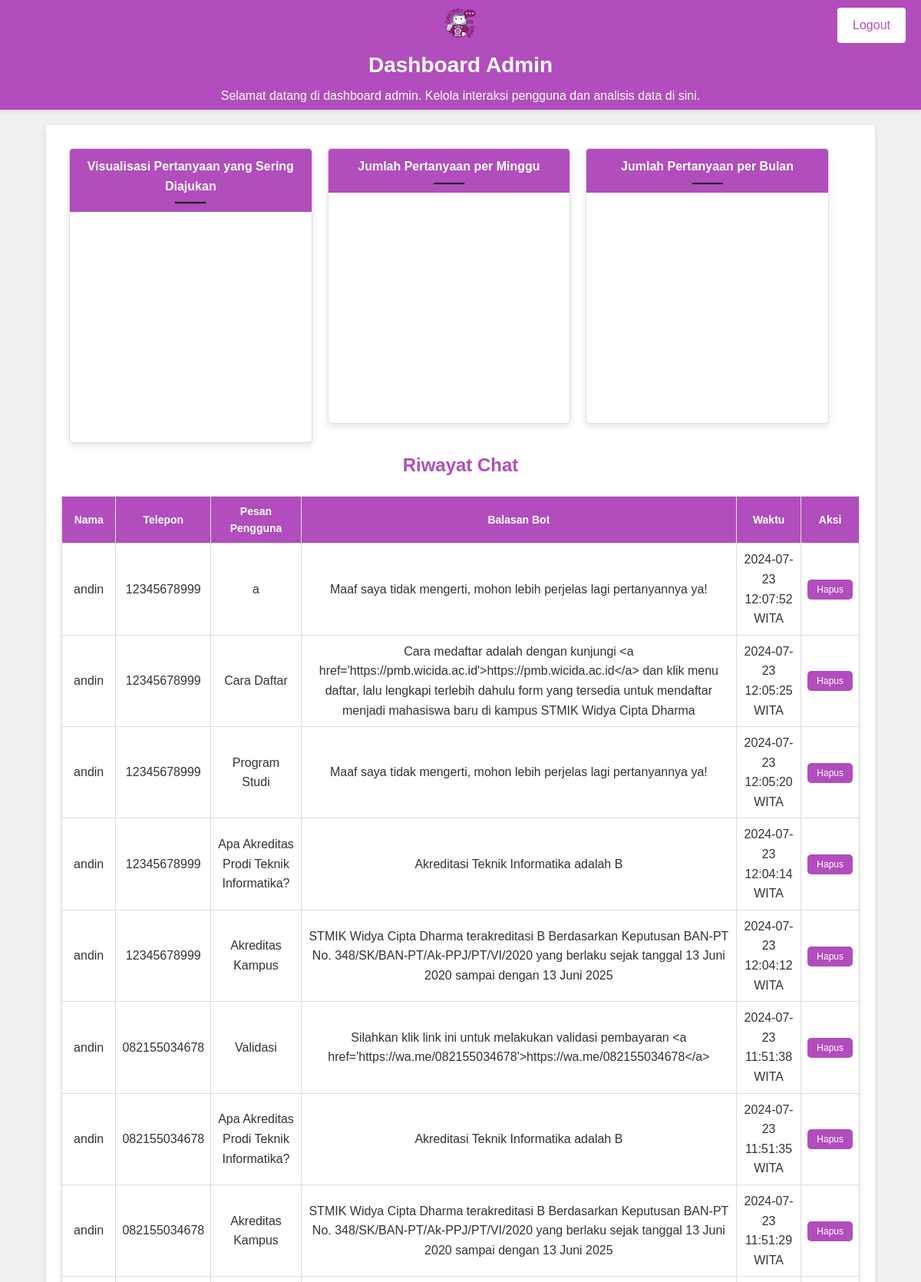
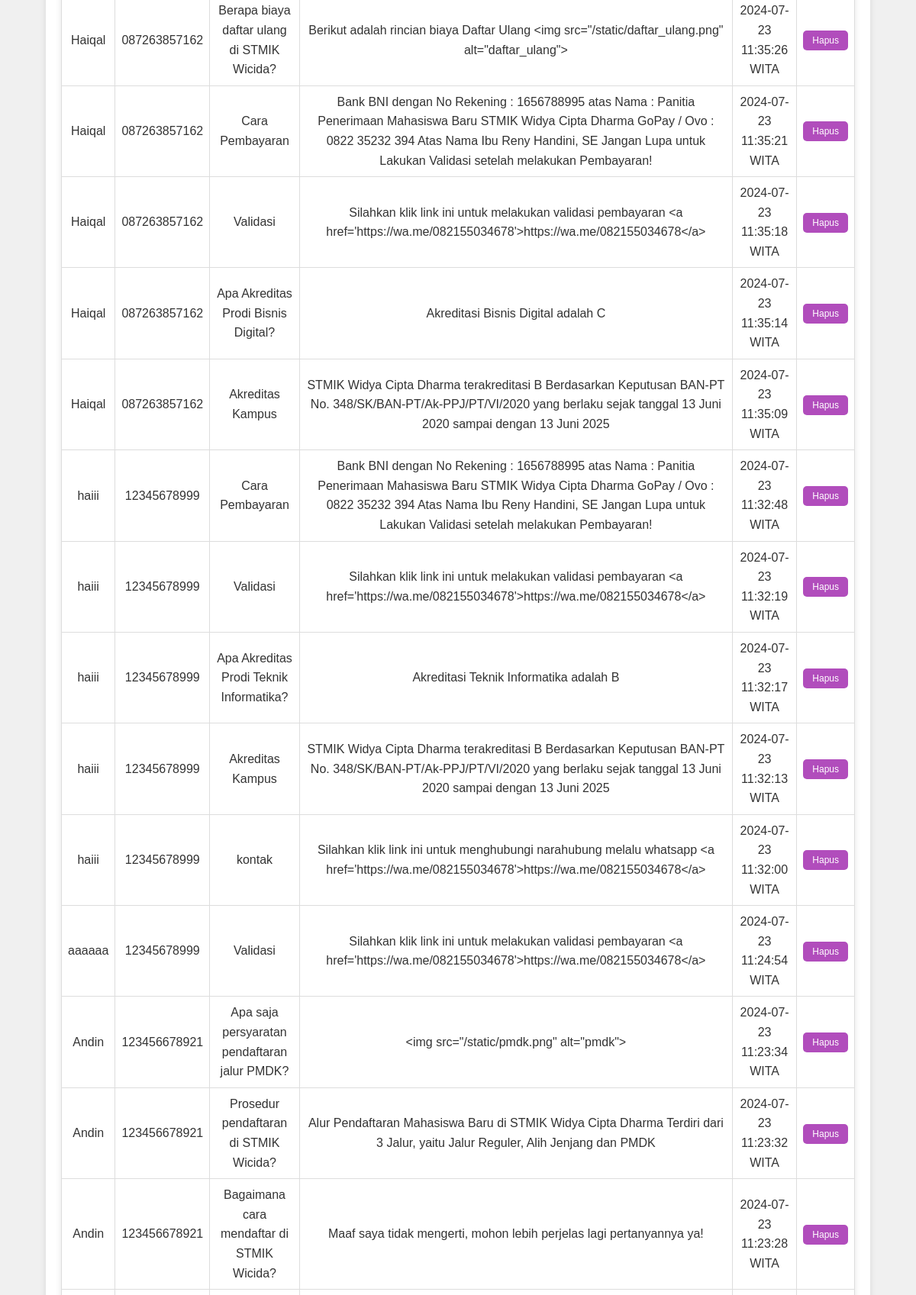
The page /admin (signed in, upper part) on the database its author committed (2 pictures, top to bottom).
### tables this page shows
CREATE TABLE chat_history (
                id INTEGER PRIMARY KEY AUTOINCREMENT,
                user_id INTEGER,
                user_message TEXT,
                bot_response TEXT,
                timestamp TIMESTAMP DEFAULT CURRENT_TIMESTAMP,
                FOREIGN KEY (user_id) REFERENCES users (id)
            );

CREATE TABLE users (
                id INTEGER PRIMARY KEY AUTOINCREMENT,
                name TEXT,
                phone TEXT
            );

### main.py (the view)
@app.route('/admin')
def admin_dashboard():
    if 'logged_in' in session and session['logged_in']:
        with sqlite3.connect('chat_history.db') as conn:
            cursor = conn.cursor()
            cursor.execute('''
                SELECT u.name, u.phone, ch.user_message, ch.bot_response, ch.timestamp, ch.id
                FROM chat_history ch
                JOIN users u ON ch.user_id = u.id
                ORDER BY ch.timestamp DESC
            ''')
            chat_history = cursor.fetchall()
        chat_history_wita = [
            (name, phone, user_message, bot_response, convert_to_wita(timestamp), id)
            for name, phone, user_message, bot_response, timestamp, id in chat_history
        ]
        return render_template('admin.html', chat_history=chat_history_wita)
    else:
        return redirect(url_for('login'))

### main.py (called while the page is built)
def convert_to_wita(timestamp_utc):
    tz_wita = pytz.timezone('Asia/Makassar')  # WITA (Waktu Indonesia Tengah)
    tz_utc = pytz.timezone('UTC')
    timestamp_utc = datetime.strptime(timestamp_utc, '%Y-%m-%d %H:%M:%S')
    timestamp_utc = tz_utc.localize(timestamp_utc)  # Add UTC timezone info
    timestamp_wita = timestamp_utc.astimezone(tz_wita)  # Convert to WITA timezone
    return timestamp_wita.strftime('%Y-%m-%d %H:%M:%S %Z')  # Format time to WITA

### templates/admin.html (shortened to what this page needs)
<!DOCTYPE html>
<html lang="id">
<head>
    <link rel="stylesheet" href="{{ url_for('static', filename='style.css') }}">
</head>
<body>
<header>
    <img src="{{ url_for('static', filename='chatbot_icon.png') }}" alt="Logo" class="logo">
    <h1>Dashboard Admin</h1>
    <p>Selamat datang di dashboard admin. Kelola interaksi pengguna dan analisis data di sini.</p>
    <a href="{{ url_for('logout') }}" class="logout-link">Logout</a>
</header>
<main>
    <div class="chart-container">
        <h2>Visualisasi Pertanyaan yang Sering Diajukan</h2>
        <div id="faq-chart"></div>
    </div>
    <div class="chart-container">
        <h2>Jumlah Pertanyaan per Minggu</h2>
        <div id="weekly-chart"></div>
    </div>
    <div class="chart-container">
        <h2>Jumlah Pertanyaan per Bulan</h2>
        <div id="monthly-chart"></div>
    </div>
    <h2 style="text-align: center;">Riwayat Chat</h2>
    <table>
        <thead>
            <tr>
                <th>Nama</th>
                <th>Telepon</th>
                <th>Pesan Pengguna</th>
                <th>Balasan Bot</th>
                <th>Waktu</th>
                <th>Aksi</th>
            </tr>
        </thead>
        <tbody>
            {% for name, phone, user_message, bot_response, timestamp, id in chat_history %}
            <tr>
                <td>{{ name }}</td>
                <td>{{ phone }}</td>
                <td>{{ user_message }}</td>
                <td>{{ bot_response }}</td>
                <td>{{ timestamp }}</td>
                <td>
                    <form action="{{ url_for('delete_message', message_id=id) }}" method="post" style="display: inline;">
                        <button class="action-btn" type="submit">Hapus</button>
                    </form>
                </td>
            </tr>
            {% endfor %}
        </tbody>
    </table>
</main>
</body>
</html>

### static/style.css (style rules this page uses)
body { background-color: #ffffff; color: #000000; font-family: Arial, sans-serif; margin: 0; }
header { background-color: #512DA8; color: #FFFFFF; padding: 10px; text-align: center; }
main { padding: 20px; }
table { width: 100%; border-collapse: collapse; margin-bottom: 20px; }
table, th, td { border: 1px solid #ddd; }
th, td { padding: 8px; text-align: left; }
th { background-color: #512DA8; color: #FFFFFF; }
* { margin: 0; padding: 0; box-sizing: border-box; }
body { font-family: Arial, sans-serif; line-height: 1.6; background-color: #f5f5f5; }
header { background-color: #fff; box-shadow: 0 2px 5px rgba(0,0,0,0.1); padding: 1rem 0; position: sticky; top: 0; z-index: 1000; }
header p { font-size: 16px; margin-top: 5px; }
.logo { width: 40px; height: 40px; margin-top: 5px; }
main { margin: 0 auto; width: 90%; max-width: 1200px; padding: 20px; background-color: #fff; box-shadow: 0 4px 8px rgba(0,0,0,0.1); border-radius: 5px; margin-top: 20px; }
h2 { color: #B14DBC; }
.chart-container { width: calc(33.33% - 30px); margin: 10px; float: left; border: 1px solid #ddd; border-radius: 5px; overflow: hidden; background-color: #fff; box-shadow: 0 4px 8px rgba(0,0,0,0.1); }
.chart-container h2 { background-color: #B14DBC; color: white; text-align: center; padding: 10px; margin: 0; font-size: 16px; border-bottom: 1px solid #B14DBC; }
.chart-container h2::after { content: ""; display: block; width: 40px; height: 2px; background-color: #0c050f; margin: 8px auto 0; }
.chart-container #faq-chart, .chart-container #weekly-chart, .chart-container #monthly-chart { width: 100%; height: 300px; align-items: center; }
table { width: 100%; border-collapse: collapse; background-color: #fff; box-shadow: 0 4px 8px rgba(0,0,0,0.1); margin-top: 20px; }
th, td { padding: 8px; text-align: center; border-bottom: 1px solid #ddd; }
th { background-color: #B14DBC; color: white; font-size: 14px; }
.action-btn { background-color: #B14DBC; color: white; border: none; padding: 6px 12px; text-align: center; text-decoration: none; display: inline-block; font-size: 12px; cursor: pointer; border-radius: 5px; transition: background-color 0.3s; }
.logout-link { position: absolute; top: 10px; right: 20px; background-color: #ffffff; color: #B14DBC; padding: 10px 20px; text-decoration: none; border-radius: 4px; transition: background-color 0.3s ease; }

### templates/admin.html (style rules this page uses)
body { font-family: Arial, sans-serif; background-color: #f0f0f0; color: #333; margin: 0; padding: 0; }
header { background-color: #B14DBC; color: white; text-align: center; padding: 5px; box-shadow: 0 2px 4px rgba(0,0,0,0.1); }
header h1 { margin: 5px 0; font-size: 28px; }
header p { font-size: 16px; margin-top: 5px; }
.logo { width: 40px; height: 40px; margin-top: 5px; }
main { margin: 0 auto; width: 90%; max-width: 1200px; padding: 20px; background-color: #fff; box-shadow: 0 4px 8px rgba(0,0,0,0.1); border-radius: 5px; margin-top: 20px; }
h2 { color: #B14DBC; }
.chart-container { width: calc(33.33% - 30px); margin: 10px; float: left; border: 1px solid #ddd; border-radius: 5px; overflow: hidden; background-color: #fff; box-shadow: 0 4px 8px rgba(0,0,0,0.1); }
.chart-container h2 { background-color: #B14DBC; color: white; text-align: center; padding: 10px; margin: 0; font-size: 16px; border-bottom: 1px solid #B14DBC; }
.chart-container h2::after { content: ""; display: block; width: 40px; height: 2px; background-color: #0c050f; margin: 8px auto 0; }
.chart-container #faq-chart, .chart-container #weekly-chart, .chart-container #monthly-chart { width: 100%; height: 300px; align-items: center; }
table { width: 100%; border-collapse: collapse; background-color: #fff; box-shadow: 0 4px 8px rgba(0,0,0,0.1); margin-top: 20px; }
th, td { padding: 8px; text-align: center; border-bottom: 1px solid #ddd; }
th { background-color: #B14DBC; color: white; font-size: 14px; }
.action-btn { background-color: #B14DBC; color: white; border: none; padding: 6px 12px; text-align: center; text-decoration: none; display: inline-block; font-size: 12px; cursor: pointer; border-radius: 5px; transition: background-color 0.3s; }
.logout-link { position: absolute; top: 10px; right: 20px; background-color: #ffffff; color: #B14DBC; padding: 10px 20px; text-decoration: none; border-radius: 4px; transition: background-color 0.3s ease; }

### rows shown on the page
chat_history: name "andin", phone "12345678999", user_message "a", bot_response "Maaf saya tidak mengerti, mohon lebih perjelas lagi pertanyannya ya!", timestamp "2024-07-23 12:07:52 WITA"
chat_history: name "andin", phone "12345678999", user_message "Cara Daftar", bot_response "Cara medaftar adalah dengan kunjungi <a href='https://pmb.wicida.ac.id'>https://pmb.wicida.ac.id</a> dan klik menu daftar, lalu lengkapi terlebih dahulu form yang tersedia untuk mendaftar menjadi mahasiswa baru di kampus STMIK Widya Cipta Dharma", timestamp "2024-07-23 12:05:25 WITA"
chat_history: name "andin", phone "12345678999", user_message "Program Studi", bot_response "Maaf saya tidak mengerti, mohon lebih perjelas lagi pertanyannya ya!", timestamp "2024-07-23 12:05:20 WITA"
chat_history: name "andin", phone "12345678999", user_message "Apa Akreditas Prodi Teknik Informatika?", bot_response "Akreditasi Teknik Informatika adalah B", timestamp "2024-07-23 12:04:14 WITA"
chat_history: name "andin", phone "12345678999", user_message "Akreditas Kampus", bot_response "STMIK Widya Cipta Dharma terakreditasi B Berdasarkan Keputusan BAN-PT No. 348/SK/BAN-PT/Ak-PPJ/PT/VI/2020 yang berlaku sejak tanggal 13 Juni 2020 sampai dengan 13 Juni 2025", timestamp "2024-07-23 12:04:12 WITA"
chat_history: name "andin", phone "082155034678", user_message "Validasi", bot_response "Silahkan klik link ini untuk melakukan validasi pembayaran <a href='https://wa.me/082155034678'>https://wa.me/082155034678</a>", timestamp "2024-07-23 11:51:38 WITA"
chat_history: name "andin", phone "082155034678", user_message "Apa Akreditas Prodi Teknik Informatika?", bot_response "Akreditasi Teknik Informatika adalah B", timestamp "2024-07-23 11:51:35 WITA"
chat_history: name "andin", phone "082155034678", user_message "Akreditas Kampus", bot_response "STMIK Widya Cipta Dharma terakreditasi B Berdasarkan Keputusan BAN-PT No. 348/SK/BAN-PT/Ak-PPJ/PT/VI/2020 yang berlaku sejak tanggal 13 Juni 2020 sampai dengan 13 Juni 2025", timestamp "2024-07-23 11:51:29 WITA"
chat_history: name "Haiqal", phone "087263857162", user_message "Berapa biaya daftar ulang di STMIK Wicida?", bot_response "Berikut adalah rincian biaya Daftar Ulang <img src=\"/static/daftar_ulang.png\" alt=\"daftar_ulang\">", timestamp "2024-07-23 11:35:26 WITA"
chat_history: name "Haiqal", phone "087263857162", user_message "Cara Pembayaran", bot_response "Bank BNI dengan No Rekening : 1656788995 atas Nama : Panitia Penerimaan Mahasiswa Baru STMIK Widya Cipta Dharma GoPay / Ovo : 0822 35232 394 Atas Nama Ibu Reny Handini, SE Jangan Lupa untuk Lakukan Validasi setelah melakukan Pembayaran!", timestamp "2024-07-23 11:35:21 WITA"
chat_history: name "Haiqal", phone "087263857162", user_message "Validasi", bot_response "Silahkan klik link ini untuk melakukan validasi pembayaran <a href='https://wa.me/082155034678'>https://wa.me/082155034678</a>", timestamp "2024-07-23 11:35:18 WITA"
chat_history: name "Haiqal", phone "087263857162", user_message "Apa Akreditas Prodi Bisnis Digital?", bot_response "Akreditasi Bisnis Digital adalah C", timestamp "2024-07-23 11:35:14 WITA"
chat_history: name "Haiqal", phone "087263857162", user_message "Akreditas Kampus", bot_response "STMIK Widya Cipta Dharma terakreditasi B Berdasarkan Keputusan BAN-PT No. 348/SK/BAN-PT/Ak-PPJ/PT/VI/2020 yang berlaku sejak tanggal 13 Juni 2020 sampai dengan 13 Juni 2025", timestamp "2024-07-23 11:35:09 WITA"
chat_history: name "haiii", phone "12345678999", user_message "Cara Pembayaran", bot_response "Bank BNI dengan No Rekening : 1656788995 atas Nama : Panitia Penerimaan Mahasiswa Baru STMIK Widya Cipta Dharma GoPay / Ovo : 0822 35232 394 Atas Nama Ibu Reny Handini, SE Jangan Lupa untuk Lakukan Validasi setelah melakukan Pembayaran!", timestamp "2024-07-23 11:32:48 WITA"
chat_history: name "haiii", phone "12345678999", user_message "Validasi", bot_response "Silahkan klik link ini untuk melakukan validasi pembayaran <a href='https://wa.me/082155034678'>https://wa.me/082155034678</a>", timestamp "2024-07-23 11:32:19 WITA"
chat_history: name "haiii", phone "12345678999", user_message "Apa Akreditas Prodi Teknik Informatika?", bot_response "Akreditasi Teknik Informatika adalah B", timestamp "2024-07-23 11:32:17 WITA"
chat_history: name "haiii", phone "12345678999", user_message "Akreditas Kampus", bot_response "STMIK Widya Cipta Dharma terakreditasi B Berdasarkan Keputusan BAN-PT No. 348/SK/BAN-PT/Ak-PPJ/PT/VI/2020 yang berlaku sejak tanggal 13 Juni 2020 sampai dengan 13 Juni 2025", timestamp "2024-07-23 11:32:13 WITA"
chat_history: name "haiii", phone "12345678999", user_message "kontak", bot_response "Silahkan klik link ini untuk menghubungi narahubung melalu whatsapp <a href='https://wa.me/082155034678'>https://wa.me/082155034678</a>", timestamp "2024-07-23 11:32:00 WITA"
chat_history: name "aaaaaa", phone "12345678999", user_message "Validasi", bot_response "Silahkan klik link ini untuk melakukan validasi pembayaran <a href='https://wa.me/082155034678'>https://wa.me/082155034678</a>", timestamp "2024-07-23 11:24:54 WITA"
chat_history: name "Andin", phone "123456678921", user_message "Apa saja persyaratan pendaftaran jalur PMDK?", bot_response "<img src=\"/static/pmdk.png\" alt=\"pmdk\">", timestamp "2024-07-23 11:23:34 WITA"
chat_history: name "Andin", phone "123456678921", user_message "Prosedur pendaftaran di STMIK Wicida?", bot_response "Alur Pendaftaran Mahasiswa Baru di STMIK Widya Cipta Dharma Terdiri dari 3 Jalur, yaitu Jalur Reguler, Alih Jenjang dan PMDK", timestamp "2024-07-23 11:23:32 WITA"
chat_history: name "Andin", phone "123456678921", user_message "Bagaimana cara mendaftar di STMIK Wicida?", bot_response "Maaf saya tidak mengerti, mohon lebih perjelas lagi pertanyannya ya!", timestamp "2024-07-23 11:23:28 WITA"
